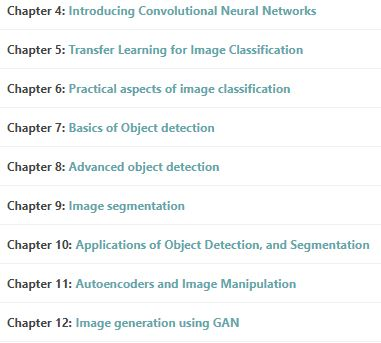
#> input picture 10/18_5.JPG, 381 x 343 px, found by its file name
$ jupyter execute --allow-errors '10. Open CV utilitues.ipynb'   (shell and % lines are left out)
#> lines starting #> are read from the running program, lines starting #| are printed output that depends on the picture
[cell 1]
import cv2, numpy as n
from torch_snippets import *
import matplotlib.pyplot as plt

# Drawing_bounding_boxes_around_words_in_an_image

[cell 2]
file_path = "10\\18_5.JPG"

#> (a cell that did not finish here is left out)

#> (a cell that did not finish here is left out)

# OCR

[cell 5]
import easyocr

#> (a cell that did not finish here is left out)

#> (a cell that did not finish here is left out)

#> (a cell that did not finish here is left out)

#> (a cell that did not finish here is left out)

# Continuing with Drawing boxes

[cell 10]
img = cv2.imread(file_path)
#> img is the input picture: shape (343, 381, 3); mean B, G, R 246.8, 246.8, 244

[cell 11]
img_gray = cv2.cvtColor(img, cv2.COLOR_RGB2GRAY)
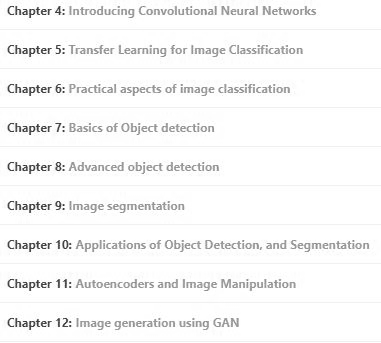
#> img_gray: shape (343, 381); min 45, max 255, mean 246.5

#> (a cell that did not finish here is left out)

[cell 13]
crop = img_gray[20:70,50:100]
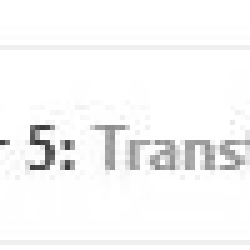
#> crop: shape (50, 50) (shown 5 times larger); min 53, max 255, mean 246.8
plt.imshow(crop,cmap='gray')
